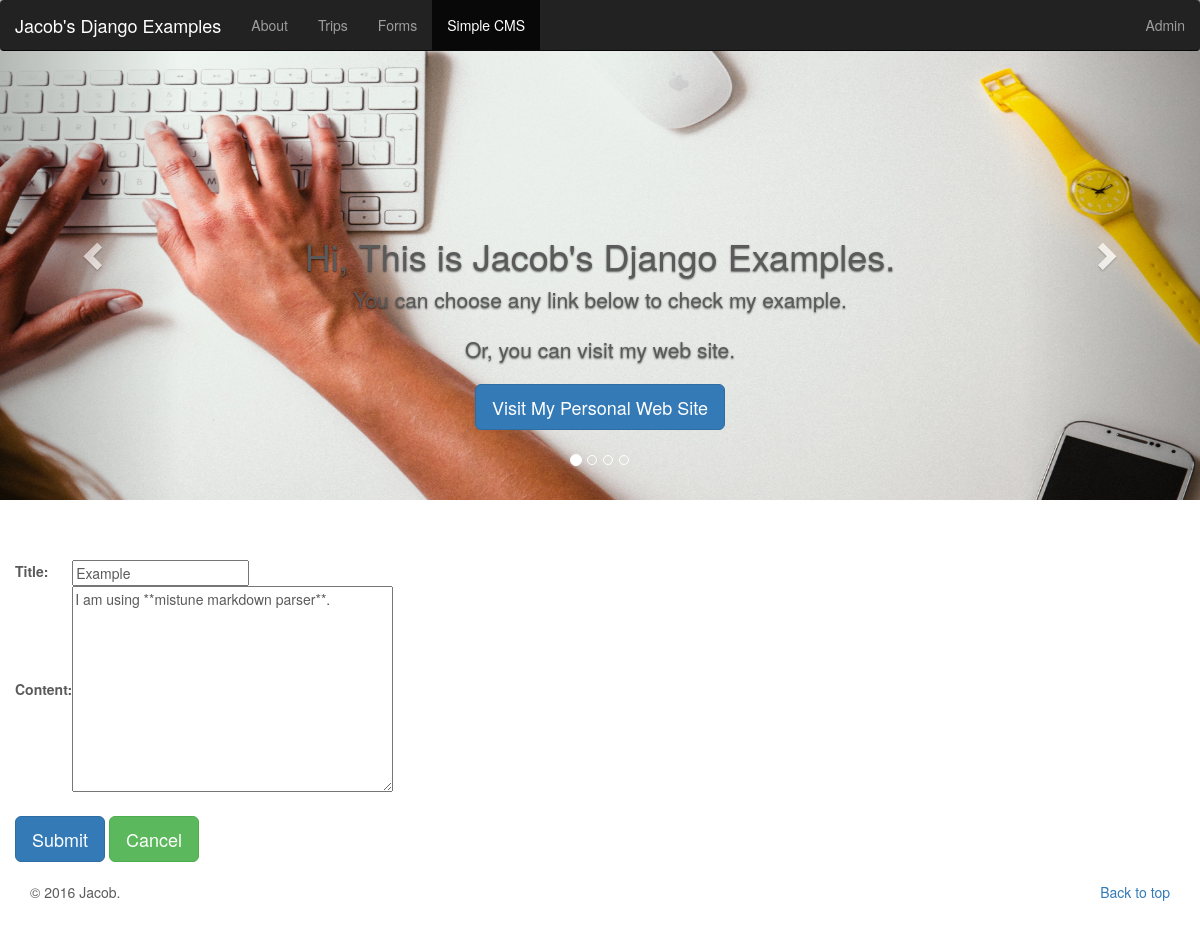
The app's page /Simple_CMS/article/2/edit, older data.
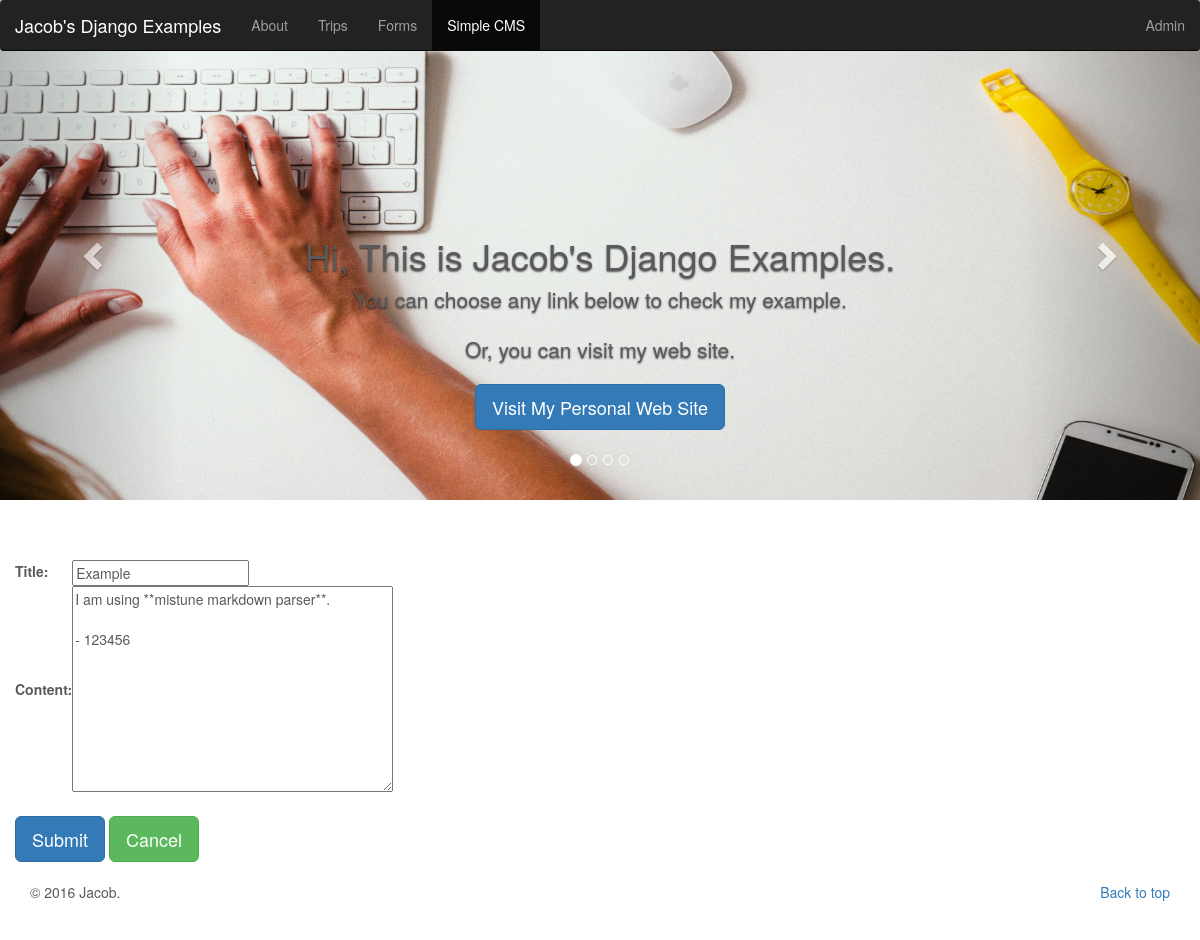
The same page, newer data.
### Simple_CMS/models.py (models this page shows, shortened)
class Article(models.Model):
    id = models.AutoField(primary_key=True)
    Title = models.CharField(max_length=100)
    Content = models.TextField()
    created_at = models.DateTimeField(auto_now_add=True)

### Simple_CMS/views.py (the view)
# urls.py: url(r'^Simple_CMS/article/(?P<id>\d+)/edit$', CMS_edit, name = 'CMS_edit'),
def CMS_edit(request, id):
    article = Article.objects.get(pk = id)
    if request.method == 'POST':
        form = ArticleForm(request.POST, instance = article)
        if form.is_valid():
            cd = form.cleaned_data
            message = 'Contact success!'
            form.save()
            return HttpResponseRedirect('/Simple_CMS/')
    else:
        form = ArticleForm(initial = model_to_dict(article))
    return render(request, 'Simple_CMS/edit.html', locals())

### Simple_CMS/models.py (shortened to what this page needs)
class ArticleForm(ModelForm):
    class Meta:
        model = Article
        fields = ['Title', 'Content']

### templates/Simple_CMS/edit.html (shortened to what this page needs)
{% extends 'base.html' %}
{% block navbar %}
{% include "navbar.html" with active_tab='Simple_CMS' %}
{% endblock %}
{% block content %}
<div class="row">
    <form action="" method="post" class="form-horizontal">
        <table>
            {{ form.as_table }}
        </table>
        <input type="submit" value="Submit" class="btn btn-lg btn-primary">
        <a href="/Simple_CMS" class="btn btn-lg btn-success">Cancel</a>
    </form>
</div>
{% endblock %}

Row changes from the older to the newer data that the page shows:
changed Article "Example": Content "I am using **mistune markdown parser**." → "I am using **mistune markdown parser**. - 123456"
